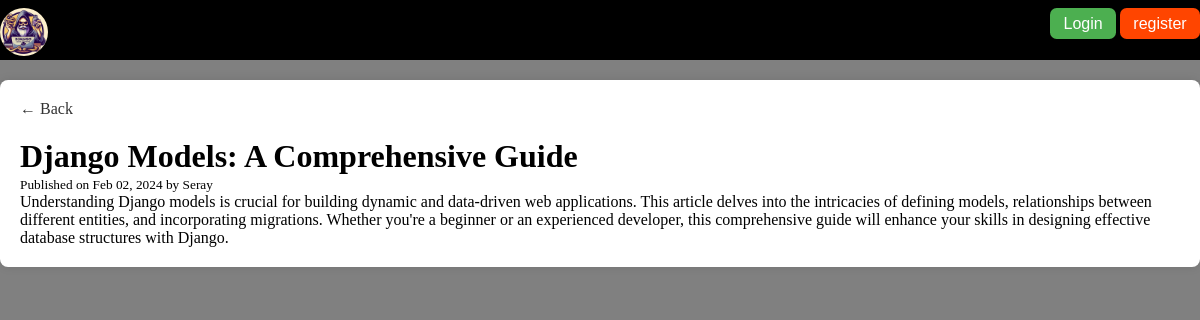
Page /post/detail/15/ on the committed database.
### blog/models.py (models this page shows, shortened)
class Post(models.Model):
    title = models.CharField(max_length=120)
    content = models.TextField()
    published_at = models.DateTimeField(default=timezone.now)
    author = models.ForeignKey(User, on_delete=models.CASCADE)
    class Meta:
        ordering = ['-published_at']

### blog/views.py (the view)
# urls.py: path('post/detail/<int:post_id>/', views.post_detail, name='post-detail'),
def post_detail(request, post_id):
    post = get_object_or_404(Post, pk=post_id)
    return render(request, 'blog/post_detail.html', {'post': post})

### blog/templates/blog/post_detail.html (shortened to what this page needs)
{% extends 'base.html' %}
{% load static %}
{% block content %}
  <div class="post-detail">
    <a href="{% url 'posts' %}" class="back-arrow">&larr; Back</a>
    <h1>{{ post.title }}</h1>
    <small>Published on {{ post.published_at | date:"M d, Y" }} by {{ post.author | title }}</small>
    <p class="post-content">{{ post.content }}</p>
  </div>
{% endblock content %}

### static/css/style.css (style rules this page uses)
* { margin: 0; padding: 0; box-sizing: border-box; }
.post-detail { background-color: #fff; padding: 20px; border-radius: 8px; box-shadow: 0 0 10px rgba(0, 0, 0, 0.1); margin-top: 20px; }
.back-arrow { text-decoration: none; color: #333; font-size: 16px; margin-bottom: 20px; display: inline-block; }
body { background-color: gray; }

### rows in the picture
Post: title "Django Models: A Comprehensive Guide", published_at "Feb 02, 2024", author "Seray", content "Understanding Django models is crucial for building dynamic and data-driven web applications. This article delves into the intricacies of defining models, relationships between different entities, and incorporating migrations. Whether you're a beginner or an experienced developer, this comprehensive guide will enhance your skills in designing effective database structures with Django."
